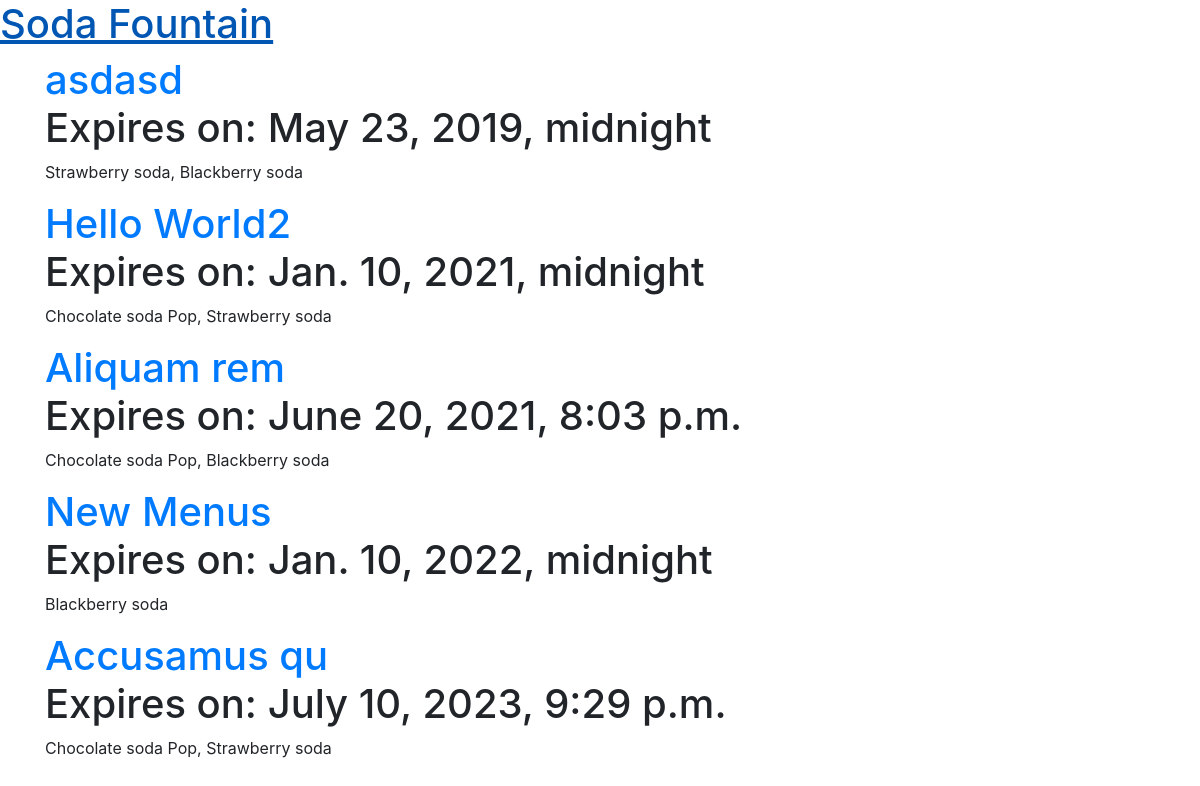
Before: / with the older database file.
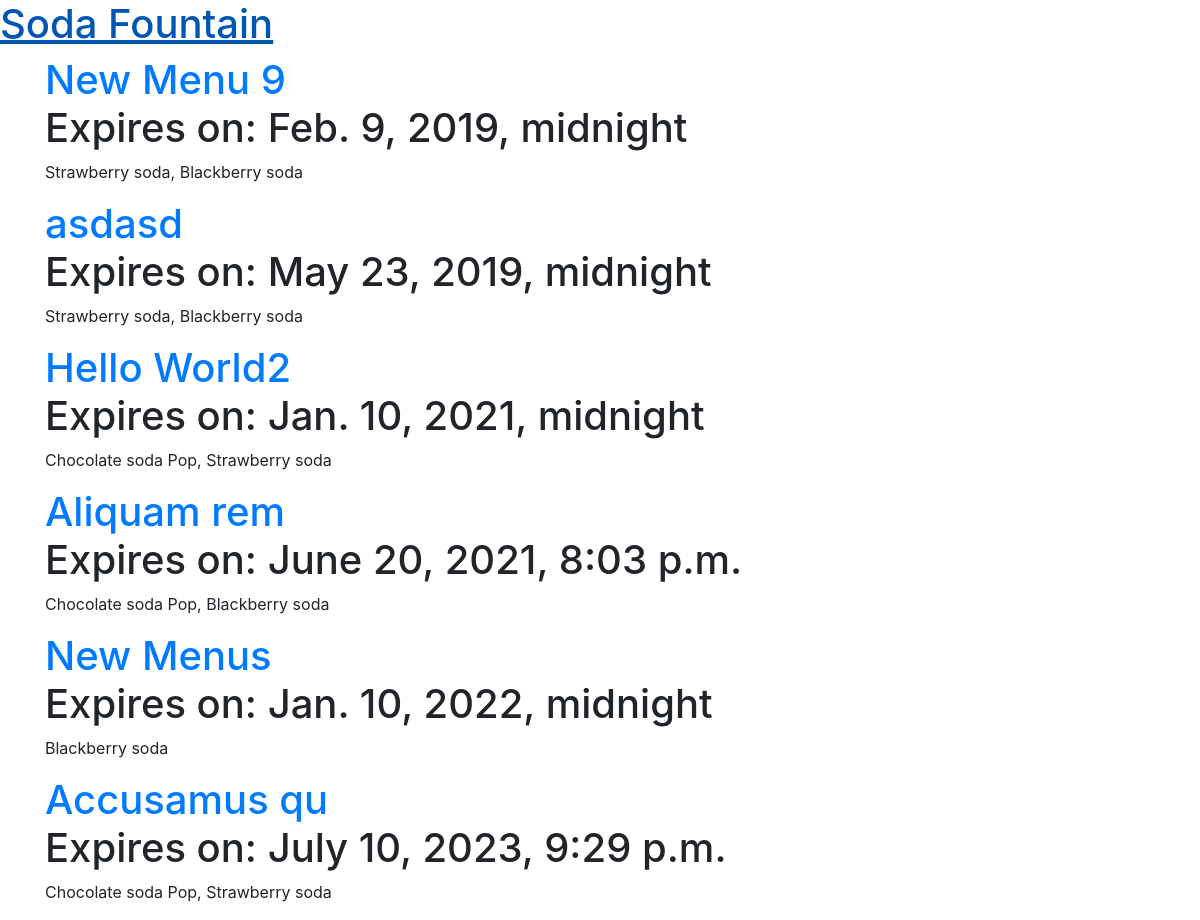
After: the same page with the newer database file.
### menu/models.py (models this page shows, shortened)
class Menu(models.Model):
    season = models.CharField(max_length=20)
    items = models.ManyToManyField('Item', related_name='items')
    created_date = models.DateTimeField(
            default=timezone.now)
    expiration_date = models.DateTimeField(
            blank=True, null=True)

class Item(models.Model):
    name = models.CharField(max_length=200)
    description = models.TextField()
    chef = models.ForeignKey(User, on_delete=models.CASCADE)
    created_date = models.DateTimeField(
            default=timezone.now)
    standard = models.BooleanField(default=False)
    ingredients = models.ManyToManyField('Ingredient', related_name='ingredients')
    def __str__(self):
        return self.name

### menu/views.py (the view)
# urls.py: path('', views.menu_list, name='menu_list'),
def menu_list(request):
    menus = Menu.objects.all().filter(expiration_date__gte=timezone.now()).order_by('expiration_date').prefetch_related('items')
    return render(request, 'menu/list_all_current_menus.html', {'menus': menus})

### templates/menu/list_all_current_menus.html (shortened to what this page needs)
{% extends "base.html" %}
{% load static %}
{% block content %}
    <div class="row">
        <div class="col-md-8">
            <div class="post">
                {% for menu in menus %}
                    <h1>
                        <a href="{% url 'menu_detail' pk=menu.pk %}">{{ menu.season }}</a>
                        {% if menu.expiration_date %}
                            <div class="date">
                                Expires on: {{ menu.expiration_date }}
                            </div>
                        {% endif %}
                    </h1>
                    <p>{{ menu.items.all|join:", "}}</p>
                {% endfor %}
            </div>
        </div>
    </div>
{% endblock %}

Changed rows visible on the page:
added Menu: season "New Menu 9", expiration_date "Feb. 9, 2019, midnight", items.all "Strawberry soda, Blackberry soda"
